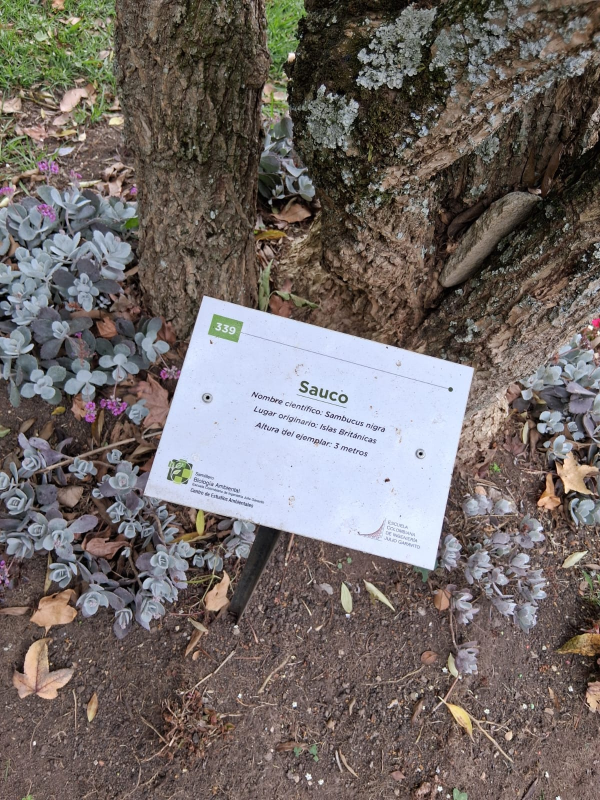
#> input picture ActividadC/main/images/input.jpg, 1200 x 1600 px (shown at 1/2 size)
$ python -i align_images_Robust.py   (imports and definitions only)
#> lines starting #> are read from the running program, lines starting #| are printed output that depends on the picture
#> further down, picture is the input picture: shape (1600, 1200, 3); mean B, G, R 103, 105.6, 113.4
import cv2
import numpy as np

def _preprocess_gray(img):
    """Gris + CLAHE + blur suave para mejorar contraste de texto y bordes."""
    g = cv2.cvtColor(img, cv2.COLOR_BGR2GRAY) if img.ndim == 3 else img.copy()
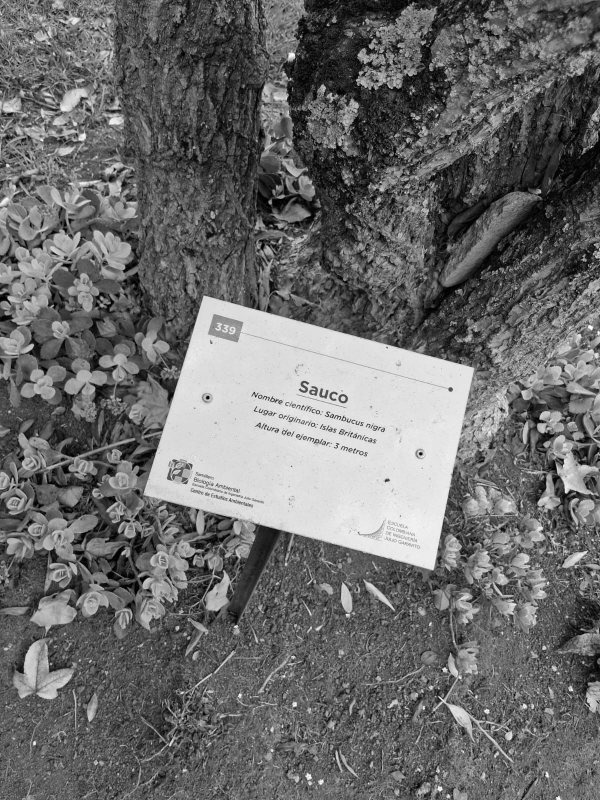
#> g: shape (1600, 1200) (shown at 1/2 size); min 0, max 255, mean 107.6
    clahe = cv2.createCLAHE(clipLimit=2.0, tileGridSize=(8,8))
    g = clahe.apply(g)
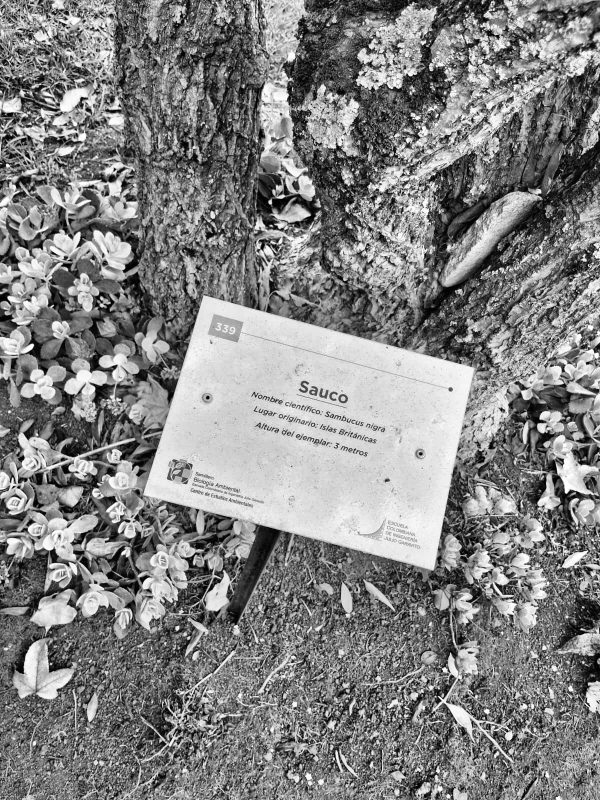
#> g: shape (1600, 1200) (shown at 1/2 size); min 0, max 255, mean 131.3
    g = cv2.GaussianBlur(g, (3,3), 0)
    return g

# [170 lines left out: functions _make_rect_mask_like, _detect_holes_mask, _match_keypoints, _homography_ransac, _ecc_refine, align_images_robust, not called in this run]

>>> import cv2
>>> picture = cv2.imread('images/input.jpg')
>>> result = _preprocess_gray(picture)
